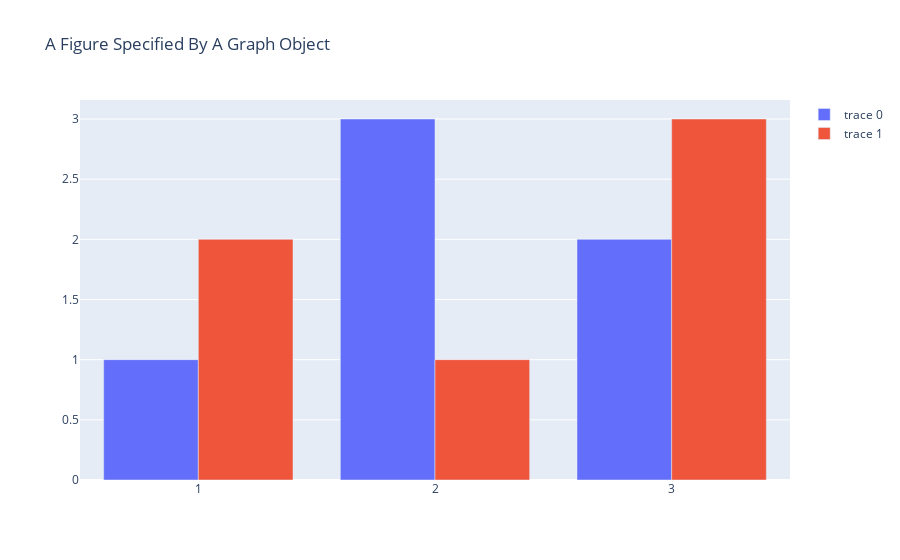

Notebook code cell kept with this figure:
### Markdown cell above
Podemos usar a função `add_trace` para adicionar traços (traces) individuais a uma figura existente, permitindo a construção dinâmica de gráficos. Podemos ainda usar a função `update_layout` para personalizar atualizar o layout de uma figura existente sem precisar recriar toda a estrutura do gráfico.

### Code cell
fig = go.Figure()
fig.add_trace(go.Bar(x=[1, 2, 3], y=[1, 3, 2]))
fig.add_trace(go.Bar(x=[1, 2, 3], y=[2, 1, 3]))
fig.update_layout(title_text="A Figure Specified By A Graph Object")

fig

### Figure 1 — Plotly figure (JSON) as saved in the notebook; plotly's stock layout.template omitted (floating-point values rounded to 4 significant figures)
{"data": [{"type": "bar", "x": [1, 2, 3], "y": [1, 3, 2]}, {"type": "bar", "x": [1, 2, 3], "y": [2, 1, 3]}], "layout": {"title": {"text": "A Figure Specified By A Graph Object"}}}
